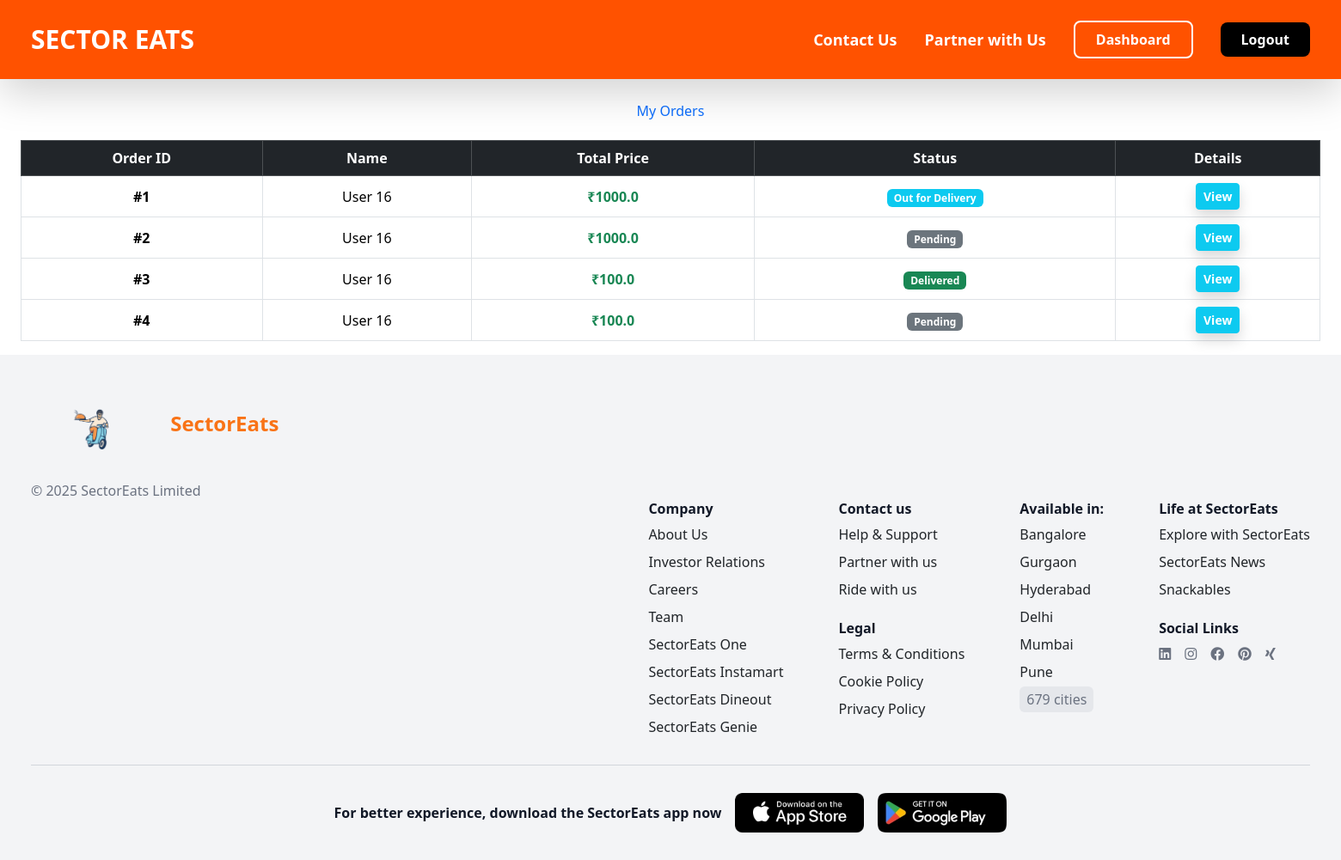
The page /my_orders (signed in) on the database its author committed.
### app.py (models this page shows, shortened)
class Order(db.Model):
    id = db.Column(db.Integer, primary_key=True)
    user_id = db.Column(db.Integer, db.ForeignKey('user.id'), nullable=False)
    status = db.Column(db.String(20), nullable=False, default="Pending")
    timestamp = db.Column(db.DateTime, default=datetime.utcnow)
    user = db.relationship("User", backref="orders")
    order_items = db.relationship('OrderItem', backref='order', lazy=True)
    @property
    def total_price(self):
        return sum(item.quantity * item.price for item in self.order_items)

class User(db.Model, UserMixin):
    __tablename__ = "user"
    id = db.Column(db.Integer,primary_key=True)
    name = db.Column(db.String(50), nullable=False)
    email = db.Column(db.String(100), unique=True, nullable=False)
    address= db.Column(db.String(100), nullable=False)
    password = db.Column(db.String(200), nullable=False)
    mobile = db.Column(db.String(15), nullable=False)
    city = db.Column(db.String(15), nullable=False)
    role = db.Column(db.String(10), default="user", nullable=False)

class OrderItem(db.Model):
    id = db.Column(db.Integer, primary_key=True)
    order_id = db.Column(db.Integer, db.ForeignKey('order.id'), nullable=False)
    name = db.Column(db.String(100), nullable=False)
    price = db.Column(db.Float, nullable=False)
    quantity = db.Column(db.Integer, nullable=False)
    menu_item_id = db.Column(db.Integer, db.ForeignKey('menu_item.id'), nullable=False)
    menu_item = db.relationship("MenuItem", backref="order_items")

### app.py (the view)
@app.route('/my_orders')
@login_required
def my_orders():
    orders = Order.query.filter_by(user_id=current_user.id).all()
    return render_template("my_orders.html", orders=orders)

### app.py (called while the page is built)
@login_manager.user_loader
def load_user(user_id):
    return db.session.get(User,int(user_id))

### templates/my_orders.html (shortened to what this page needs)
{% extends 'base.html' %}
{% block main %}
<div class="container mt-5" style="margin-top:15vh !important;">
    <h2 class="text-center text-primary">My Orders</h2>
    {% if orders %}
    <div class="table-responsive mt-4">
        <table class="table table-hover table-bordered text-center">
            <thead class="table-dark">
                <tr>
                    <th>Order ID</th>
                    <th>Name</th>
                    <th>Total Price</th>
                    <th>Status</th>
                    <th>Details</th>
                </tr>
            </thead>
            <tbody>
                {% for order in orders %}
                <tr class="align-middle">
                    <td><strong>#{{ order.id }}</strong></td>
                    <td>{{ order.user.name }}</td>
                    <td><span class="fw-bold text-success">₹{{ order.total_price }}</span></td>
                    <td>
                        <span class="badge
                            {% if order.status == 'Delivered' %} bg-success
                            {% elif order.status == 'Out for Delivery' %} bg-info
                            {% elif order.status == 'Being Prepared' %} bg-warning
                            {% else %} bg-secondary {% endif %}">
                            {{ order.status }}
                        </span>
                    </td>
                    <td>
                        <button class="btn btn-sm btn-info text-white fw-bold shadow view-order-btn"
                                data-order-id="{{ order.id }}">
                            View
                        </button>
                    </td>
                </tr>
                {% endfor %}
            </tbody>
        </table>
    </div>
    {% else %}
    <p class="text-center text-muted">No orders placed yet.</p>
    {% endif %}
</div>
{% endblock %}

### templates/base.html (shortened to what this page needs)
<!DOCTYPE html>
<html lang="en">
<head>
    <link rel="stylesheet" href="../static/css/base.css">
    <link href="https://cdn.jsdelivr.net/npm/bootstrap@5.3.3/dist/css/bootstrap.min.css" rel="stylesheet"
>
    <script src="https://cdn.tailwindcss.com"></script>
    <link href="https://cdnjs.cloudflare.com/ajax/libs/font-awesome/5.15.3/css/all.min.css" rel="stylesheet" />
</head>
<body>
    <header class="fixed top-0 left-0 w-full bg-[#FF5200] shadow-lg z-50">
        <nav class="container mx-auto flex items-center justify-between py-4 px-6">
            <a href="{{url_for('index')}}" class="text-white font-bold text-2xl md:text-3xl" id="logo-header">SECTOR EATS</a>
            <div class="hidden md:flex space-x-8 items-center">
                <a href="{{url_for('contact_us')}}" class="text-white text-lg font-semibold" style="color: white;">Contact Us</a>
                <a href="{{url_for('about_us')}}" class="text-white text-lg font-semibold" style="color: white;">Partner with Us</a>
                <div class="border-2 border-white px-4 py-2 rounded-lg">
                    {% if current_user.is_authenticated %}
                    <a href="{{ url_for('user_dashboard') }}" class="text-white font-bold" style="color: white;">Dashboard</a>
                    {% else %}
                    <a href="#" class="text-white font-bold" style="color: white;">Get the App</a>
                    {% endif %}
                </div>
                <div class="bg-black px-4 py-2 rounded-lg">
                    {% if current_user.is_authenticated %}
                        <a href="{{ url_for('logout') }}" class="text-white font-bold" style="color:white">Logout</a>
                    {% else %}
                        <a href="#" class="text-white font-bold" class="nav-link" data-bs-toggle="offcanvas" data-bs-target="#offcanvasNavbar"
                        aria-controls="offcanvasNavbar" style="color:white">Sign In</a>
                    {% endif %}
                </div>
            </div>
        </nav>
    </header>
        {% block main %}
        {% endblock %}
    <footer class="bg-gray-100 py-8" >
        <div class="container mx-auto px-4">
         <div class="flex flex-col md:flex-row justify-between items-start md:items-center">
          <div class="mb-8 md:mb-0">
           <img alt="SectorEats logo" class="inline-block" height="100" src="../static/images/logo.png" width="150"/>
           <p class="text-orange-500 text-2xl font-bold inline-block ml-2">
            SectorEats
           </p>
           <p class="text-gray-500 mt-2">
            © 2025 SectorEats Limited
           </p>
          </div>
         </div>
         <div class="flex flex-col md:flex-row justify-end items-start md:items-center">
          <div class="flex flex-col md:flex-row md:space-x-16">
           <div class="mb-8 md:mb-0">
            <h3 class="font-bold text-gray-900">
             Company
            </h3>
            <ul class="mt-2 space-y-2">
             <li>
              <a class="hover:underline" href="{{url_for('about_us')}}">
               About Us
              </a>
             </li>
             <li>
              <a class="hover:underline" href="#">
               Investor Relations
              </a>
             </li>
             <li>
              <a class="hover:underline" href="#">
               Careers
              </a>
             </li>
             <li>
              <a class="hover:underline" href="#">
               Team
              </a>
             </li>
             <li>
              <a class="hover:underline" href="#">
               SectorEats One
              </a>
             </li>
             <li>
              <a class="hover:underline" href="#">
               SectorEats Instamart
              </a>
             </li>
             <li>
              <a class="hover:underline" href="#">
               SectorEats Dineout
              </a>
             </li>
             <li>
              <a class="hover:underline" href="#">SectorEats Genie
              </a>
             </li>
            </ul>
           </div>
           <div class="mb-8 md:mb-0">
            <h3 class="font-bold text-gray-900">
             Contact us
            </h3>
            <ul class="mt-2 space-y-2">
             <li>
              <a class="hover:underline" href="#">
               Help &amp; Support
              </a>
             </li>
             <li>
              <a class="hover:underline" href="#">
               Partner with us
              </a>
             </li>
             <li>
              <a class="hover:underline" href="#">
               Ride with us
              </a>
             </li>
            </ul>
            <h3 class="font-bold text-gray-900 mt-4">
             Legal
            </h3>
            <ul class="mt-2 space-y-2">
             <li>
              <a class="hover:underline" href="#">
               Terms &amp; Conditions
              </a>
             </li>
             <li>
              <a class="hover:underline" href="#">
               Cookie Policy
              </a>
             </li>
             <li>
              <a class="hover:underline" href="{{url_for('privacy')}}">
               Privacy Policy
              </a>
             </li>
            </ul>
           </div>
           <div class="mb-8 md:mb-0">
            <h3 class="font-bold text-gray-900">
             Available in:
            </h3>
            <ul class="mt-2 space-y-2">
             <li>
              <a class="hover:underline" href="#">
               Bangalore
              </a>
             </li>
             <li>
              <a class="hover:underline" href="#">
               Gurgaon
              </a>
             </li>
             <li>
              <a class="hover:underline" href="#">
               Hyderabad
              </a>
             </li>
             <li>
              <a class="hover:underline" href="#">
               Delhi
              </a>
             </li>
             <li>
              <a class="hover:underline" href="#">
               Mumbai
              </a>
             </li>
             <li>
              <a class="hover:underline" href="#">
               Pune
              </a>
             </li>
            </ul>
            <div class="mt-2">
             <span class="bg-gray-200 text-gray-500 px-2 py-1 rounded">
              679 cities
             </span>
            </div>
           </div>
           <div>
            <h3 class="font-bold text-gray-900">
             Life at SectorEats
            </h3>
            <ul class="mt-2 space-y-2">
             <li>
              <a class="hover:underline" href="#">
               Explore with SectorEats
              </a>
             </li>
             <li>
              <a class="hover:underline" href="#">
               SectorEats News
              </a>
             </li>
             <li>
              <a class="hover:underline" href="#">
               Snackables
              </a>
             </li>
            </ul>
            <h3 class="font-bold text-gray-900 mt-4">
             Social Links
            </h3>
            <div class="flex space-x-4 mt-2">
             <a class="text-gray-500 hover:text-gray-900" href="#">
              <i class="fab fa-linkedin">
              </i>
             </a>
             <a class="text-gray-500 hover:text-gray-900" href="#">
              <i class="fab fa-instagram">
              </i>
             </a>
             <a class="text-gray-500 hover:text-gray-900" href="#">
              <i class="fab fa-facebook">
              </i>
             </a>
             <a class="text-gray-500 hover:text-gray-900" href="#">
              <i class="fab fa-pinterest">
              </i>
             </a>
             <a class="text-gray-500 hover:text-gray-900" href="#">
              <i class="fab fa-xing">
              </i>
             </a>
            </div>
           </div>
          </div>
         </div>
         <div class="border-t border-gray-300 mt-8 pt-8 text-center">
          <div class="flex flex-col md:flex-row justify-center items-center space-y-4 md:space-y-0 md:space-x-4">
           <p class="font-bold text-gray-900">
            For better experience, download the SectorEats app now
           </p>
           <div class="flex space-x-4">
            <a href="#">
             <img alt="Download on the App Store" height="50" src="../static/images/image copy.png " width="150"/>
            </a>
            <a href="#">
             <img alt="Get it on Google Play" height="50" src="../static/images/image copy 2.png " width="150"/>
            </a>
           </div>
          </div>
         </div>
        </div>
       </footer>
</body>
</html>

### static/css/base.css (style rules this page uses)
* { margin: 0; padding:0; box-sizing: border-box; }
body { overflow-x: hidden; }
a { text-decoration: none; color: black; }

### rows shown on the page
Order: id "1", user.name "User 16", total_price "1000.0", status "Out for Delivery"
Order: id "2", user.name "User 16", total_price "1000.0", status "Pending"
Order: id "3", user.name "User 16", total_price "100.0", status "Delivered"
Order: id "4", user.name "User 16", total_price "100.0", status "Pending"
